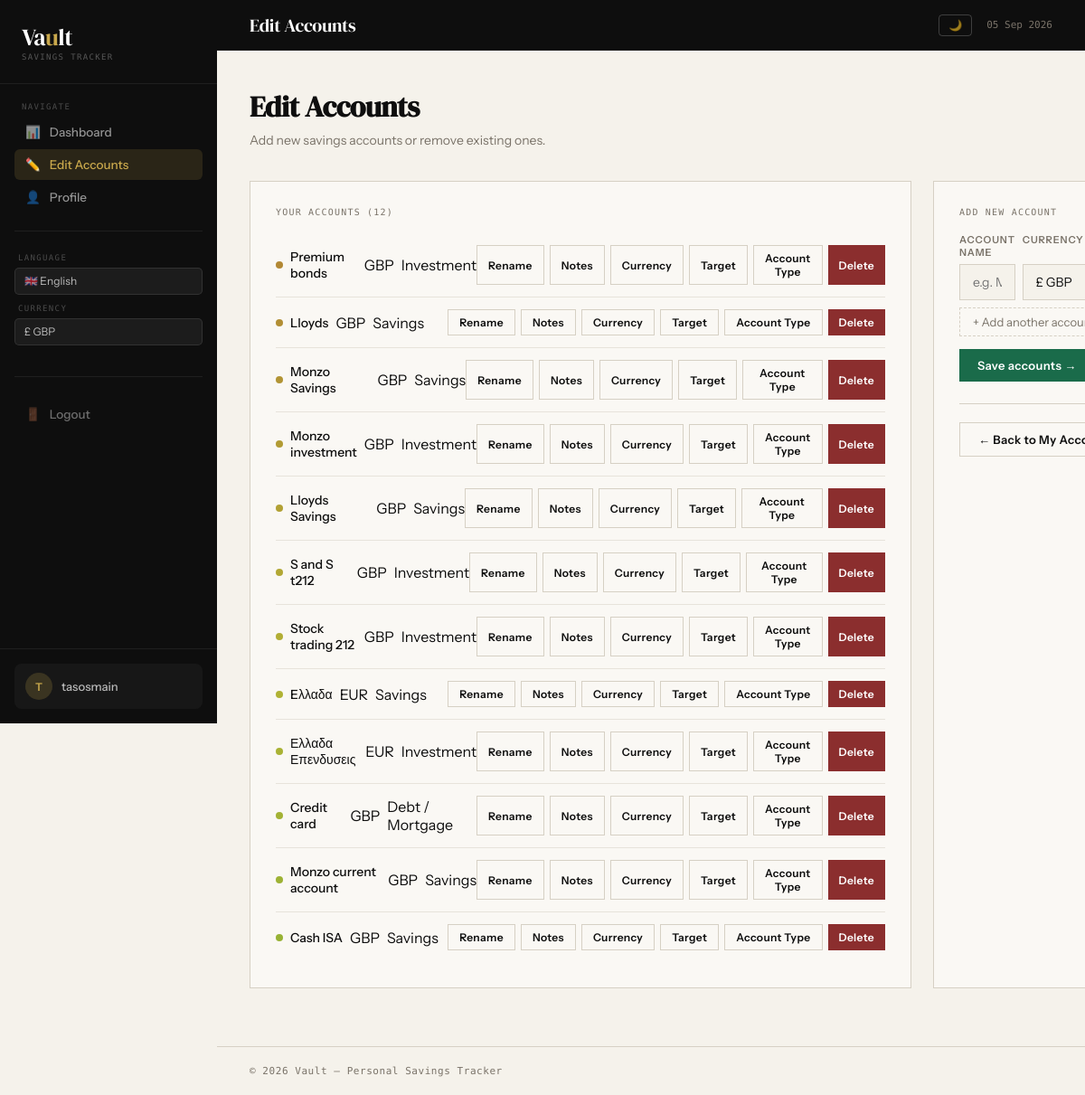
The page /edit-accounts/ (signed in) on the database its author committed.
### accounts/models.py (models this page shows, shortened)
class Account(models.Model):
    CURRENCY_CHOICES = [
        ('GBP', 'Pound (£)'),
        ('EUR', 'Euro (€)'),
        ('USD', 'Dollar ($)'),
    ]
    user = models.ForeignKey(User, on_delete=models.CASCADE)
    ACCOUNT_TYPES = [
        ('savings', 'Savings'),
        ('investment', 'Investment'),
        ('property', 'Property'),
        ('pension', 'Pension'),
        ('debt', 'Debt / Mortgage'),
        ('asset', 'Asset'),
        ('other', 'Other'),
    ]
    name = models.CharField(max_length=255)
    icon = models.CharField(max_length=10, default='🏦')
    order = models.PositiveIntegerField(default=0)
    account_type = models.CharField(max_length=20, choices=ACCOUNT_TYPES, default='savings')
    target = models.DecimalField(max_digits=12, decimal_places=2, null=True, blank=True)
    notes = models.TextField(blank=True, default='')
    latest_balance = models.DecimalField(max_digits=12, decimal_places=2, default=0.00)
    currency = models.CharField(max_length=3, choices=CURRENCY_CHOICES, default='GBP')

### accounts/views.py (the view, shortened to what this page needs)
# urls.py: path('edit-accounts/', EditAccountsView.as_view(), name='edit_accounts'),
class EditAccountsView(View):
    def get(self, request):
        user = request.user
        accounts = Account.objects.filter(user=user)
        form = AccountForm()
        oldest_transaction = Transaction.objects.filter(account__in=accounts).order_by("date").first()
        oldest_date = oldest_transaction.date if oldest_transaction else None  # If no transactions, None
        account_data = []
        for account in accounts:
            latest_transaction = Transaction.objects.filter(account=account).order_by("-date").first()
            latest_balance = latest_transaction.balance if latest_transaction else 0
            latest_transaction_date = latest_transaction.date if latest_transaction else None
            account_data.append({
                "account": account,
                "latest_balance": latest_balance,
                "latest_transaction_date": latest_transaction_date,
            })
        EMOJI_LIST = ['🏦','💰','📈','💵','💶','💷','🏠','🚗','✈️','🎓','💊','🛒','💎','🔐','📊','🌍','🏖️','👶','🐖','💳']
        from .models import UserProfile
        user_profile, _ = UserProfile.objects.get_or_create(user=request.user)
        return render(request, 'accounts/editaccounts.html', {
            'accounts': accounts,
            'emoji_list': EMOJI_LIST,
            'show_icons': user_profile.show_icons,
            'account_data': account_data,
            'form': form,
            'oldest_date': oldest_date,  # Pass oldest date to template
        })

### accounts/views.py
class AccountForm(forms.ModelForm):
    CURRENCY_CHOICES = [
        ('GBP', '£ GBP'),
        ('EUR', '€ EUR'),
        ('USD', '$ USD'),
    ]
    currency = forms.ChoiceField(choices=CURRENCY_CHOICES, initial='GBP')
    class Meta:
        model = Account
        fields = ['name', 'currency']

### accounts/templates/accounts/editaccounts.html (shortened to what this page needs)
{% extends 'accounts/base.html' %}
{% load static %}
{% load i18n %}
{% block topbar_title %}{% trans "Edit Accounts" %}{% endblock %}
{% block content %}
<h1 class="page-heading">{% trans "Edit Accounts" %}</h1>
<p class="page-sub">{% trans "Add new savings accounts or remove existing ones." %}</p>
<div class="edit-grid" style="max-width: 100%; box-sizing: border-box;">
    <div class="card">
        <div class="card-title">{% trans "Your Accounts" %} ({{ accounts|length }})</div>
        {% if accounts %}
            {% for account in accounts %}
            <div class="account-row" style="flex-direction:column; align-items:flex-start; gap:8px;">
                <div style="display:flex; align-items:center; justify-content:space-between; width:100%;">
                    <div style="display:flex; align-items:center; gap:8px;">
                        <span style="display:inline-block; width:8px; height:8px; border-radius:50%;
                                     background: hsl({{ forloop.counter0|add:forloop.counter0|add:forloop.counter0|add:"40" }}, 55%, 45%);
                                     flex-shrink:0;"></span>
                        <span style="font-size:14px; font-weight:500;">{{ account.name }}</span>
                        <span class="native-badge">{{ account.currency }}</span>
                        <span class="native-badge">{{ account.get_account_type_display }}</span>
                    </div>
                    <div style="display:flex; gap:6px;">
                        <button class="btn btn-ghost btn-sm toggle-rename-btn" data-id="{{ account.id }}">{% trans "Rename" %}</button>
                        <button class="btn btn-ghost btn-sm toggle-notes-btn" data-id="{{ account.id }}">{% trans "Notes" %}</button>
                        <button class="btn btn-ghost btn-sm toggle-currency-btn" data-id="{{ account.id }}">{% trans "Currency" %}</button>
                        <button class="btn btn-ghost btn-sm toggle-target-btn" data-id="{{ account.id }}">{% trans "Target" %}</button>
                        <button class="btn btn-ghost btn-sm toggle-type-btn" data-id="{{ account.id }}">{% trans "Account Type" %}</button>
                        <button class="btn btn-danger btn-sm delete-btn"
                                data-account-id="{{ account.id }}"
                                data-account-name="{{ account.name }}">
                            {% trans "Delete" %}
                        </button>
                    </div>
                </div>
            </div>
            {% endfor %}
        {% else %}
            <div class="empty-accounts">
                {% trans "No accounts yet. Add your first one →" %}
            </div>
        {% endif %}
    </div>
    <div class="card">
        <div class="card-title">{% trans "Add New Account" %}</div>
        <form method="post" id="bulk-add-form">
            <div style="display:grid; grid-template-columns:1fr 90px 120px 36px; gap:8px; margin-bottom:6px;">
                <div class="form-label" style="margin:0;">{% trans "Account Name" %}</div>
                <div class="form-label" style="margin:0;">{% trans "Currency" %}</div>
            </div>
            <div id="account-rows">
                <div class="account-add-row" style="display:grid; grid-template-columns:1fr 90px 120px 36px; gap:8px; margin-bottom:8px;">
                    <input type="text" name="names[]" class="form-control"
                           placeholder="e.g. Monzo ISA…" autocomplete="off" />
                    <select name="currencies[]" class="form-control">
                        <option value="GBP">£ GBP</option>
                    </select>
                </div>
            </div>
            <button type="button" id="add-row-btn" style="background:none;border:1px dashed var(--border);color:var(--muted);padding:7px 14px;font-family:'Instrument Sans',sans-serif;font-size:13px;cursor:pointer;width:100%;text-align:left;margin-bottom:14px;transition:all 0.2s;">
                + {% trans "Add another account" %}
            </button>
            <button type="submit" class="btn btn-primary">
                {% trans "Save accounts" %} →
            </button>
        </form>
        <div style="margin-top: 24px; padding-top: 20px; border-top: 1px solid var(--border);">
            <a href="{% url 'myaccounts' %}" class="btn btn-ghost">
                ← {% trans "Back to My Accounts" %}
            </a>
        </div>
    </div>
</div>
{% endblock %}

### accounts/templates/accounts/base.html (shortened to what this page needs)
<!DOCTYPE html>
<html lang="en">
<head>
    {% load static %}
    {% load i18n %}
</head>
<body>
<aside class="sidebar">
    <div class="sidebar-brand">
        <div class="brand-name">Va<span>u</span>lt</div>
        <div class="brand-tagline">Savings Tracker</div>
    </div>
    {% if user.is_authenticated %}
    <div class="sidebar-section">
        <div class="sidebar-section-label">{% trans "Navigate" %}</div>
        <nav>
            <ul>
                <li><a href="{% url 'myaccounts' %}" class="{% if request.resolver_match.url_name == 'myaccounts' %}active{% endif %}">
                    <span>📊</span> {% trans "Dashboard" %}
                </a></li>
                <li><a href="{% url 'edit_accounts' %}" class="{% if request.resolver_match.url_name == 'edit_accounts' %}active{% endif %}">
                    <span>✏️</span> {% trans "Edit Accounts" %}
                </a></li>
                <li><a href="{% url 'profile' %}" class="{% if request.resolver_match.url_name == 'profile' %}active{% endif %}">
                    <span>👤</span> {% trans "Profile" %}
                </a></li>
            </ul>
        </nav>
    </div>
    <div class="sidebar-divider"></div>
    <div class="settings-block">
        <div class="settings-label">{% trans "Language" %}</div>
        <form action="{% url 'set_language' %}" method="post">
            <select name="language" class="settings-select" onchange="this.form.submit()">
                <option value="en" {% if request.LANGUAGE_CODE == 'en' %}selected{% endif %}>🇬🇧 English</option>
            </select>
        </form>
        <div class="settings-label">{% trans "Currency" %}</div>
        <form method="post" action="{% url 'set_currency' %}">
            <select name="currency" class="settings-select" onchange="this.form.submit()">
                <option value="GBP" {% if request.session.currency == "GBP" %}selected{% endif %}>£ GBP</option>
            </select>
        </form>
    </div>
    <div class="sidebar-divider"></div>
    <div class="settings-block">
        <form action="{% url 'logout' %}" method="post" class="logout-form">
            <button type="submit">
                <span>🚪</span> {% trans "Logout" %}
            </button>
        </form>
    </div>
    <div class="user-badge">
        <div class="user-badge-inner">
            <div class="user-avatar">{{ user.username|slice:":1"|upper }}</div>
            <div class="user-name">{{ user.username }}</div>
        </div>
    </div>
    {% endif %}
</aside>
<div class="main">
    <div class="topbar">
        <div style="display:flex; align-items:center; gap:12px;">
            <div class="topbar-title">{% block topbar_title %}{% trans "My Savings Tracker" %}{% endblock %}</div>
        </div>
        <div class="topbar-right" style="display:flex; align-items:center; gap:16px;">
            <button id="darkModeBtn" onclick="toggleDark()" style="
                background:none; border:1px solid rgba(255,255,255,0.2);
                color:rgba(255,255,255,0.6); padding:4px 10px;
                font-size:12px; cursor:pointer; border-radius:4px;
                font-family:'DM Mono',monospace; transition:all 0.2s;
            ">🌙</button>
            {% now "d M Y" %}
        </div>
    </div>
    <div class="page-content">
        {% block content %}{% endblock %}
    </div>
    <footer>
        &copy; {% now "Y" %} Vault — {% trans "Personal Savings Tracker" %}
    </footer>
</div>
</body>
</html>

### accounts/templates/accounts/editaccounts.html (style rules this page uses)
.edit-grid { display: grid; grid-template-columns: 1fr 1fr; gap: 24px; width: 100%; box-sizing: border-box; }
.account-row { display: flex; align-items: center; justify-content: space-between; padding: 13px 0; border-bottom: 1px solid rgba(214,208,196,0.5); gap: 12px; }
.account-row:last-child { border-bottom: none; }

### rows shown on the page
Account: name "Premium bonds", currency "GBP", account_type "Investment"
Account: name "Lloyds", currency "GBP", account_type "Savings"
Account: name "Monzo Savings", currency "GBP", account_type "Savings"
Account: name "Monzo investment", currency "GBP", account_type "Investment"
Account: name "Lloyds Savings", currency "GBP", account_type "Savings"
Account: name "S and S t212", currency "GBP", account_type "Investment"
Account: name "Stock trading 212", currency "GBP", account_type "Investment"
Account: name "Eλλαδα", currency "EUR", account_type "Savings"
Account: name "Ελλαδα Επενδυσεις", currency "EUR", account_type "Investment"
Account: name "Credit card", currency "GBP", account_type "Debt / Mortgage"
Account: name "Monzo current account", currency "GBP", account_type "Savings"
Account: name "Cash ISA", currency "GBP", account_type "Savings"

### other values the page prints
{{ user.username|slice:":1"|upper }} "T"
{{ user.username }} "tasosmain"
{{ accounts|length }} "12"
